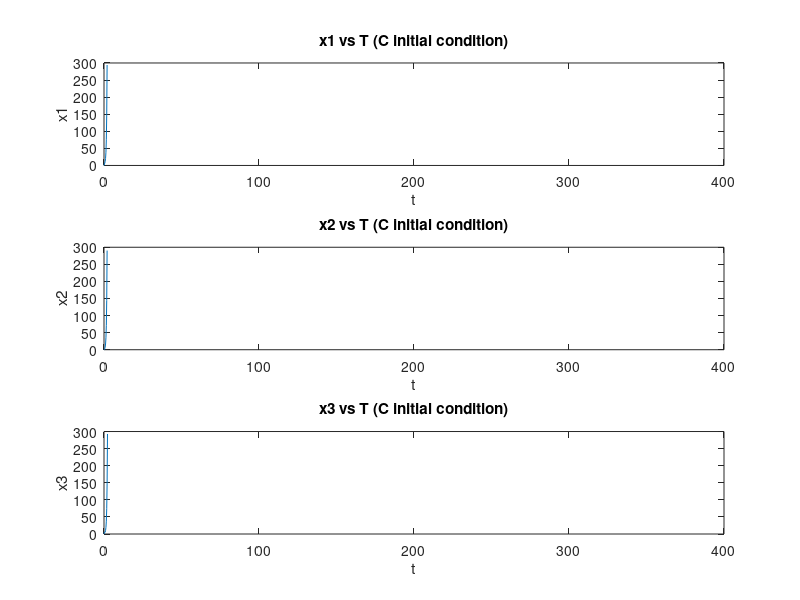
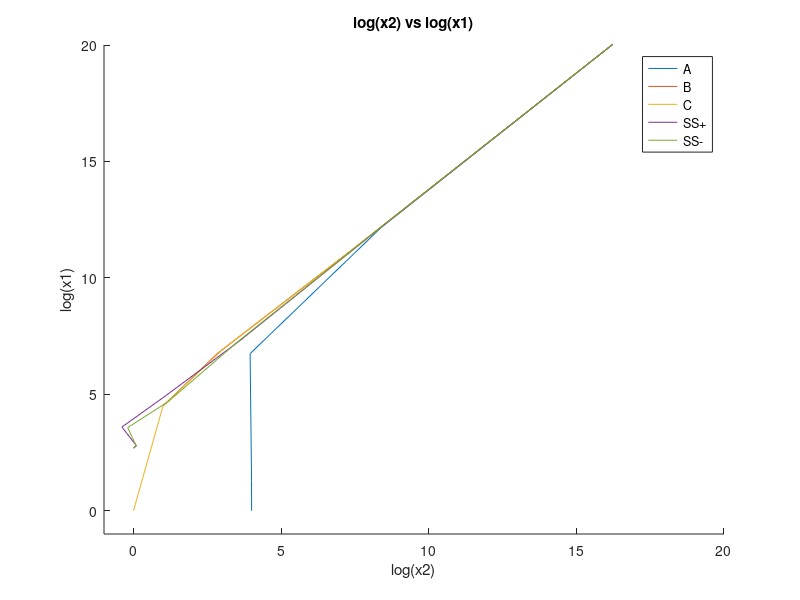
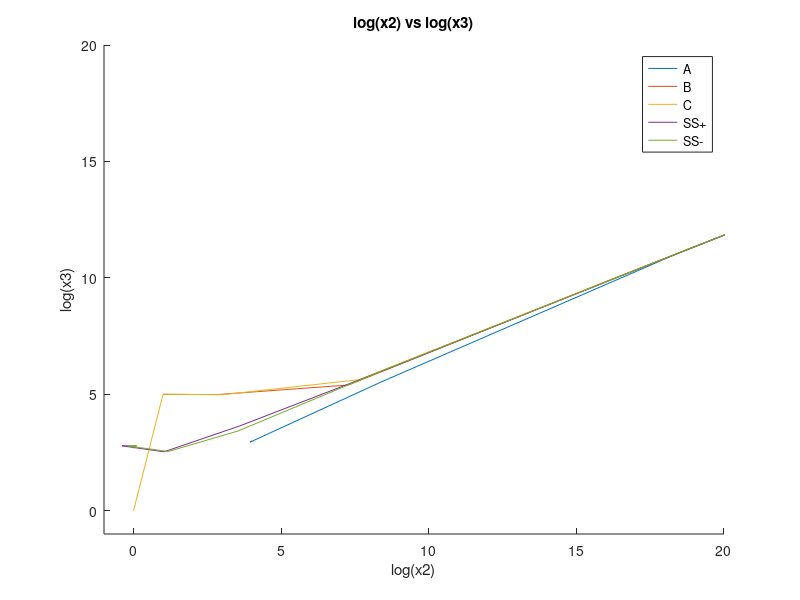

Here is the MATLAB script that generated these plots, in order:
% Matt McDade
% System Simulation
% Final Exam Problem 2C

clear; close all; clc;

tfinal = 400;
T = 0.25;
t = 0:T:tfinal;
N = length(t);

s = 77.27;
w = 0.1610;
q = 8.375E-6;
e = 1;

fA   = zeros(3, N);
fB   = zeros(3, N);
fC   = zeros(3, N);
fSSP = zeros(3, N);
fSSM = zeros(3, N);

A   = zeros(3, N);   A(:,1)   = [1 10000 1000];
B   = zeros(3, N);   B(:,1)   = [31623 10 100000];
C   = zeros(3, N);   C(:,1)   = [1 1 1];
SSP = zeros(3, N);   SSP(:,1) = [500 0.99796 488.68];
SSM = zeros(3, N);   SSM(:,1) = [475 0.99796 488.68];


k = 1;
fA(1,k)   = s * (A(2,k) - A(2,k)*A(1,k) + A(1,k) - q*A(1,k)^2);
fB(1,k)   = s * (B(2,k) - B(2,k)*B(1,k) + B(1,k) - q*B(1,k)^2);
fC(1,k)   = s * (C(2,k) - C(2,k)*C(1,k) + C(1,k) - q*C(1,k)^2);
fSSP(1,k) = s * (SSP(2,k) - SSP(2,k)*SSP(1,k) + SSP(1,k) - q*SSP(1,k)^2);
fSSM(1,k) = s * (SSM(2,k) - SSM(2,k)*SSM(1,k) + SSM(1,k) - q*SSM(1,k)^2);

fA(2,k)   = (1/s) * (-A(2,k) - A(2,k)*A(1,k) + e*A(3,k));
fB(2,k)   = (1/s) * (-B(2,k) - B(2,k)*B(1,k) + e*B(3,k));
fC(2,k)   = (1/s) * (-C(2,k) - C(2,k)*C(1,k) + e*C(3,k));
fSSP(2,k) = (1/s) * (-SSP(2,k) - SSP(2,k)*SSP(1,k) + e*SSP(3,k));
fSSM(2,k) = (1/s) * (-SSM(2,k) - SSM(2,k)*SSM(1,k) + e*SSM(3,k));

fA(3,k)   = w * (A(1,k) - A(3,k));
fB(3,k)   = w * (B(1,k) - B(3,k));
fC(3,k)   = w * (C(1,k) - C(3,k));
fSSP(3,k) = w * (SSP(1,k) - SSP(3,k));
fSSM(3,k) = w * (SSM(1,k) - SSM(3,k));

A(:,2)   = A(:,1) + T*fA(:,k);
B(:,2)   = B(:,1) + T*fB(:,k);
C(:,2)   = B(:,1) + T*fC(:,k);
SSP(:,2) = SSP(:,1) + T*SSP(:,k);
SSM(:,2) = SSM(:,1) + T*SSM(:,k);

for k = 2:N-1
    fA(1,k)   = s * (A(2,k) - A(2,k)*A(1,k) + A(1,k) - q*A(1,k)^2);
    fB(1,k)   = s * (B(2,k) - B(2,k)*B(1,k) + B(1,k) - q*B(1,k)^2);
    fC(1,k)   = s * (C(2,k) - C(2,k)*C(1,k) + C(1,k) - q*C(1,k)^2);
    fSSP(1,k) = s * (SSP(2,k) - SSP(2,k)*SSP(1,k) + SSP(1,k) - q*SSP(1,k)^2);
    fSSM(1,k) = s * (SSM(2,k) - SSM(2,k)*SSM(1,k) + SSM(1,k) - q*SSM(1,k)^2);
    
    fA(2,k)   = (1/s) * (-A(2,k) - A(2,k)*A(1,k) + e*A(3,k));
    fB(2,k)   = (1/s) * (-B(2,k) - B(2,k)*B(1,k) + e*B(3,k));
    fC(2,k)   = (1/s) * (-C(2,k) - C(2,k)*C(1,k) + e*C(3,k));
    fSSP(2,k) = (1/s) * (-SSP(2,k) - SSP(2,k)*SSP(1,k) + e*SSP(3,k));
    fSSM(2,k) = (1/s) * (-SSM(2,k) - SSM(2,k)*SSM(1,k) + e*SSM(3,k));

    fA(3,k)   = w * (A(1,k) - A(3,k));
    fB(3,k)   = w * (B(1,k) - B(3,k));
    fC(3,k)   = w * (C(1,k) - C(3,k));
    fSSP(3,k) = w * (SSP(1,k) - SSP(3,k));
    fSSM(3,k) = w * (SSM(1,k) - SSM(3,k));
    
    a1=-1;
    a0=0;
    b1=3/2;
    b0=1/2;
    
    A(:,k+1)   = T*(3/2)*fA(:,k) + T*(1/2)*fA(:,k-1) + A(:,k);
    B(:,k+1)   = T*(3/2)*fB(:,k) + T*(1/2)*fB(:,k-1) + B(:,k);
    C(:,k+1)   = T*(3/2)*fC(:,k) + T*(1/2)*fC(:,k-1) + C(:,k);
    SSP(:,k+1) = T*(3/2)*fSSP(:,k) + T*(1/2)*fSSP(:,k-1) + SSP(:,k);
    SSM(:,k+1) = T*(3/2)*fSSM(:,k) + T*(1/2)*fSSM(:,k-1) + SSM(:,k);
end

% Part 1
figure(1)
subplot(311)
plot(t, log10(C(1,:)))
xlabel('t')
ylabel('x1')
title('x1 vs T (C initial condition)')

subplot(312)
plot(t, log10(C(2,:)))
xlabel('t')
ylabel('x2')
title('x2 vs T (C initial condition)')

subplot(313)
plot(t, log10(C(3,:)))
xlabel('t')
ylabel('x3')
title('x3 vs T (C initial condition)')

% Part 2
figure(2)
hold on
plot(log10(A(2,:)), log10(A(1,:)))
plot(log10(B(2,:)), log10(B(1,:)))
plot(log10(C(2,:)), log10(C(1,:)))
plot(log10(SSP(2,:)), log10(SSP(1,:)))
plot(log10(SSM(2,:)), log10(SSM(1,:)))
hold off
legend('A', 'B', 'C', 'SS+', 'SS-')
xlabel('log(x2)')
ylabel('log(x1)')
title('log(x2) vs log(x1)')
axis([-1 20 -1 20])

% Part 3
figure(3)
hold on
plot(log10(A(2,:)), log10(A(3,:)))
plot(log10(B(2,:)), log10(B(3,:)))
plot(log10(C(2,:)), log10(C(3,:)))
plot(log10(SSP(2,:)), log10(SSP(3,:)))
plot(log10(SSM(2,:)), log10(SSM(3,:)))
hold off
legend('A', 'B', 'C', 'SS+', 'SS-')
xlabel('log(x2)')
ylabel('log(x3)')
title('log(x2) vs log(x3)')
axis([-1 20 -1 20])
